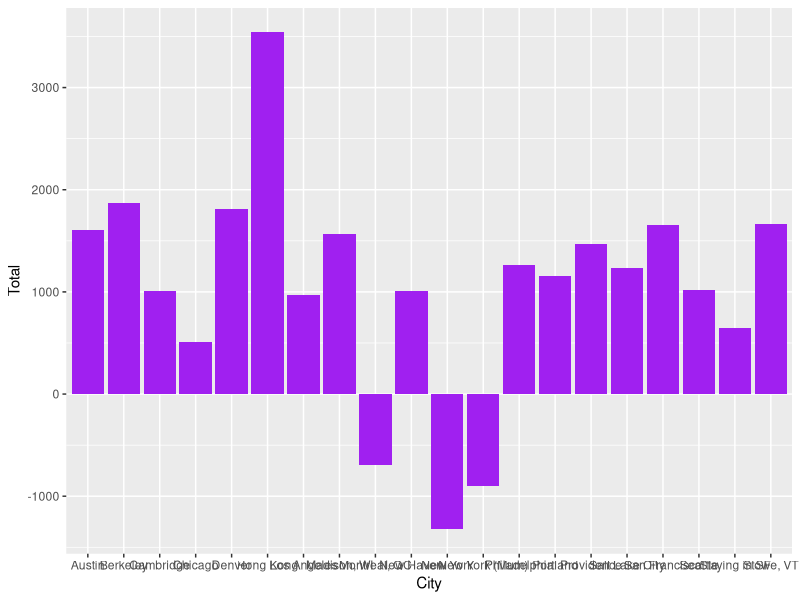

The R script that drew this image:
library(dplyr)
library(readr)
library(ggplot2)
setwd("~/Documents/HousingAnalysis/")

# States that I won't live in (because I know nobody at all)
# (Notably I don't think ill of these places, just they're not for me)
unacceptable_states <- c("FL", "GA", "AZ", "United States", "MO", "MD", "NC",
                         "OK", "KY", "LA", "AL", "NM", "NE", "SC", "AR", "KS",
                         "ID", "IA", "MS", "TN")

prices_df <- read_csv("Metro_ZORI_AllHomesPlusMultifamily_SSA.csv") %>%
  select(RegionName, SizeRank,`2019-03`) %>%
  mutate(state=gsub(".*, ", "", RegionName)) %>%
  filter(! state %in% unacceptable_states)

# ----------------------------------
# Constants for Analysis (Assuming all normalized 0 to 1 except rent, so $$$ units on 0-1 interval)
# COVID-era numbers
AVERAGE_RENT <- 3075 # Rent is actually 3075
HAPPY_COW_HITS <- -2000
PUBLIC_TRANSIT <- -500 # Also captured by `NEED_CAR`
HIKE <- -400
FRIENDS <- -400
AUTOCRACY <- 1500 # i.e. moving to Hong Kong in particular, during autocratic decline
MUM_INDEPENDENCE <- 3000 # Living w Mum (tend to argue), and independence therein
FOREIGN <- 500
NO_MOVE_REQUIRED <- -1000
EAST_COAST <- -500
CONNOR <- -500
NEED_CAR <- 1000



# Reads in Google Sheet
housing_df <- read_csv("cities_to_live_in.csv") %>%
  select(-`Misc Notes`, -`Tech Salary Diff`)

# Normalises Data to 0-1 range
normalise<-function(m){
  (m - min(m))/(max(m)-min(m))
}
for(column in colnames(housing_df)) {
  if (column != "City") {
    print(column)
    housing_df[column] <- normalise(housing_df[column])
    print(housing_df[column])
  }
}

# Applies Utility Constants
housing_utility_df <- housing_df %>%
  mutate(`Average Rent`=AVERAGE_RENT*`Average Rent`,
         `Happy Cow Hits`=HAPPY_COW_HITS*`Happy Cow Hits`,
         `Public Transit`=PUBLIC_TRANSIT*`Public Transit`,
         `Walking Dist Hike`=HIKE*`Walking Dist Hike`,
         `Friends`=FRIENDS*`Friends`,
         `Autocracy`=AUTOCRACY*`Autocracy`,
         `Mum_Indpt`=MUM_INDEPENDENCE * `Mum_Indpt`,
         `Foreign Marker`=FOREIGN*`Foreign Marker`,
         `No Move Required`=NO_MOVE_REQUIRED*`No Move Required`,
         `East Coast Modifier`=EAST_COAST*`East Coast Modifier`,
         `Connor`=CONNOR*`Connor`,
         `Need Car`=NEED_CAR*`Need Car`
         ) %>%
  select(-City)
housing_utility_df$Total <- rowSums(housing_utility_df)
housing_utility_df$City <- housing_df$City

ggplot(housing_utility_df, aes(x=City, y=Total)) + geom_col(fill="purple")

